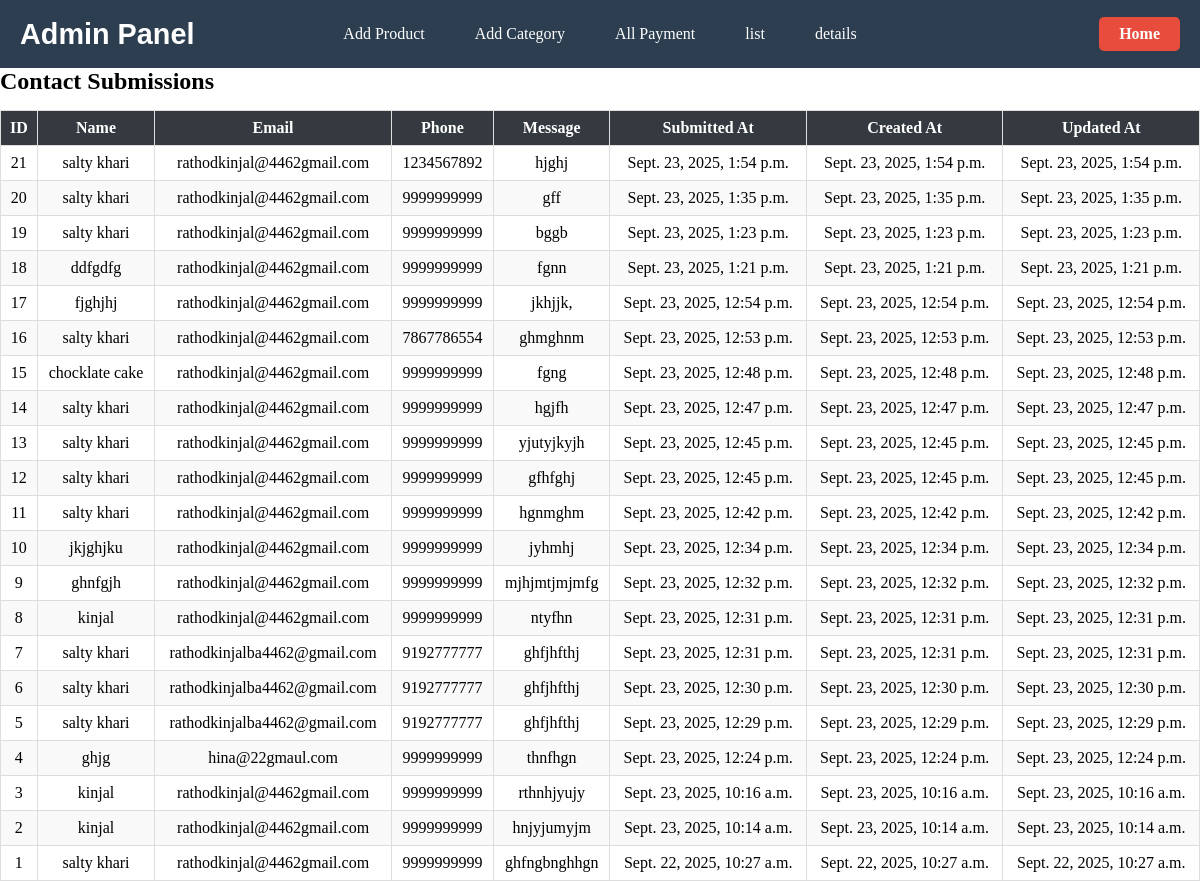
Page /contact-details/ on the earlier database version.
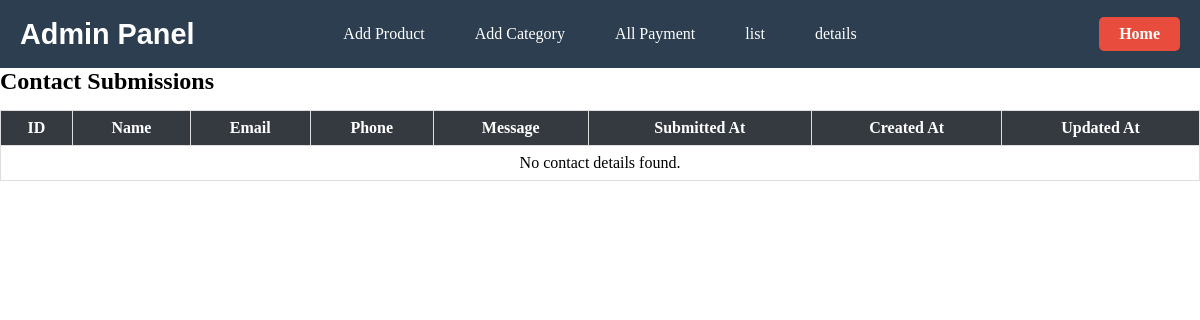
Same page on the later database version.
### bakery/models.py (models this page shows, shortened)
class ContactForm(models.Model):
    name = models.CharField(max_length=50)
    email = models.EmailField()
    phone = models.CharField(max_length=20, blank=True)
    message = models.TextField(max_length=180, blank=True)
    submitted_at = models.DateTimeField(auto_now_add=True)
    created_at = models.DateTimeField(default=timezone.now)
    updated_at = models.DateTimeField(auto_now=True)

### bakery/views.py (the view)
# urls.py: path("contact-details/", views.contact_detail, name="contact_detail"),
def contact_detail(request):
    contacts = ContactForm.objects.values("id", "name", "email", "phone", "message", "submitted_at", "created_at", "updated_at").order_by("-submitted_at")
    return render(request, 'admin/contact_details.html', {"contacts": contacts})

### bakery/templates/admin/contact_details.html (shortened to what this page needs)
{% extends "admin/admin_base.html" %}
{% load static %}
{% block content %}
<h2>Contact Submissions</h2>
<table>
    <thead>
        <tr>
            <th>ID</th>
            <th>Name</th>
            <th>Email</th>
            <th>Phone</th>
            <th>Message</th>
            <th>Submitted At</th>
            <th>Created At</th>
            <th>Updated At</th>
        </tr>
    </thead>
    <tbody>
        {% for contact in contacts %}
        <tr>
            <td>{{ contact.id }}</td>
            <td>{{ contact.name }}</td>
            <td>{{ contact.email }}</td>
            <td>{{ contact.phone }}</td>
            <td>{{ contact.message }}</td>
            <td>{{ contact.submitted_at }}</td>
            <td>{{ contact.created_at }}</td>
            <td>{{ contact.updated_at }}</td>
        </tr>
        {% empty %}
        <tr>
            <td colspan="8">No contact details found.</td>
        </tr>
        {% endfor %}
    </tbody>
</table>
{% endblock %}

Differences in the rows shown:
removed ContactForm: id "21", name "salty khari", email "rathodkinjal@4462gmail.com", phone "1234567892", message "hjghj", submitted_at "Sept. 23, 2025, 1:54 p.m.", created_at "Sept. 23, 2025, 1:54 p.m.", updated_at "Sept. 23, 2025, 1:54 p.m."
removed ContactForm: id "20", name "salty khari", email "rathodkinjal@4462gmail.com", phone "9999999999", message "gff", submitted_at "Sept. 23, 2025, 1:35 p.m.", created_at "Sept. 23, 2025, 1:35 p.m.", updated_at "Sept. 23, 2025, 1:35 p.m."
removed ContactForm: id "19", name "salty khari", email "rathodkinjal@4462gmail.com", phone "9999999999", message "bggb", submitted_at "Sept. 23, 2025, 1:23 p.m.", created_at "Sept. 23, 2025, 1:23 p.m.", updated_at "Sept. 23, 2025, 1:23 p.m."
removed ContactForm: id "18", name "ddfgdfg", email "rathodkinjal@4462gmail.com", phone "9999999999", message "fgnn", submitted_at "Sept. 23, 2025, 1:21 p.m.", created_at "Sept. 23, 2025, 1:21 p.m.", updated_at "Sept. 23, 2025, 1:21 p.m."
removed ContactForm: id "17", name "fjghjhj", email "rathodkinjal@4462gmail.com", phone "9999999999", message "jkhjjk,", submitted_at "Sept. 23, 2025, 12:54 p.m.", created_at "Sept. 23, 2025, 12:54 p.m.", updated_at "Sept. 23, 2025, 12:54 p.m."
removed ContactForm: id "16", name "salty khari", email "rathodkinjal@4462gmail.com", phone "7867786554", message "ghmghnm", submitted_at "Sept. 23, 2025, 12:53 p.m.", created_at "Sept. 23, 2025, 12:53 p.m.", updated_at "Sept. 23, 2025, 12:53 p.m."
removed ContactForm: id "15", name "chocklate cake", email "rathodkinjal@4462gmail.com", phone "9999999999", message "fgng", submitted_at "Sept. 23, 2025, 12:48 p.m.", created_at "Sept. 23, 2025, 12:48 p.m.", updated_at "Sept. 23, 2025, 12:48 p.m."
removed ContactForm: id "14", name "salty khari", email "rathodkinjal@4462gmail.com", phone "9999999999", message "hgjfh", submitted_at "Sept. 23, 2025, 12:47 p.m.", created_at "Sept. 23, 2025, 12:47 p.m.", updated_at "Sept. 23, 2025, 12:47 p.m."
removed ContactForm: id "13", name "salty khari", email "rathodkinjal@4462gmail.com", phone "9999999999", message "yjutyjkyjh", submitted_at "Sept. 23, 2025, 12:45 p.m.", created_at "Sept. 23, 2025, 12:45 p.m.", updated_at "Sept. 23, 2025, 12:45 p.m."
removed ContactForm: id "12", name "salty khari", email "rathodkinjal@4462gmail.com", phone "9999999999", message "gfhfghj", submitted_at "Sept. 23, 2025, 12:45 p.m.", created_at "Sept. 23, 2025, 12:45 p.m.", updated_at "Sept. 23, 2025, 12:45 p.m."
removed ContactForm: id "11", name "salty khari", email "rathodkinjal@4462gmail.com", phone "9999999999", message "hgnmghm", submitted_at "Sept. 23, 2025, 12:42 p.m.", created_at "Sept. 23, 2025, 12:42 p.m.", updated_at "Sept. 23, 2025, 12:42 p.m."
removed ContactForm: id "10", name "jkjghjku", email "rathodkinjal@4462gmail.com", phone "9999999999", message "jyhmhj", submitted_at "Sept. 23, 2025, 12:34 p.m.", created_at "Sept. 23, 2025, 12:34 p.m.", updated_at "Sept. 23, 2025, 12:34 p.m."
removed ContactForm: id "9", name "ghnfgjh", email "rathodkinjal@4462gmail.com", phone "9999999999", message "mjhjmtjmjmfg", submitted_at "Sept. 23, 2025, 12:32 p.m.", created_at "Sept. 23, 2025, 12:32 p.m.", updated_at "Sept. 23, 2025, 12:32 p.m."
removed ContactForm: id "8", name "kinjal", email "rathodkinjal@4462gmail.com", phone "9999999999", message "ntyfhn", submitted_at "Sept. 23, 2025, 12:31 p.m.", created_at "Sept. 23, 2025, 12:31 p.m.", updated_at "Sept. 23, 2025, 12:31 p.m."
removed ContactForm: id "7", name "salty khari", email "rathodkinjalba4462@gmail.com", phone "9192777777", message "ghfjhfthj", submitted_at "Sept. 23, 2025, 12:31 p.m.", created_at "Sept. 23, 2025, 12:31 p.m.", updated_at "Sept. 23, 2025, 12:31 p.m."
removed ContactForm: id "6", name "salty khari", email "rathodkinjalba4462@gmail.com", phone "9192777777", message "ghfjhfthj", submitted_at "Sept. 23, 2025, 12:30 p.m.", created_at "Sept. 23, 2025, 12:30 p.m.", updated_at "Sept. 23, 2025, 12:30 p.m."
removed ContactForm: id "5", name "salty khari", email "rathodkinjalba4462@gmail.com", phone "9192777777", message "ghfjhfthj", submitted_at "Sept. 23, 2025, 12:29 p.m.", created_at "Sept. 23, 2025, 12:29 p.m.", updated_at "Sept. 23, 2025, 12:29 p.m."
removed ContactForm: id "4", name "ghjg", email "hina@22gmaul.com", phone "9999999999", message "thnfhgn", submitted_at "Sept. 23, 2025, 12:24 p.m.", created_at "Sept. 23, 2025, 12:24 p.m.", updated_at "Sept. 23, 2025, 12:24 p.m."
removed ContactForm: id "3", name "kinjal", email "rathodkinjal@4462gmail.com", phone "9999999999", message "rthnhjyujy", submitted_at "Sept. 23, 2025, 10:16 a.m.", created_at "Sept. 23, 2025, 10:16 a.m.", updated_at "Sept. 23, 2025, 10:16 a.m."
removed ContactForm: id "2", name "kinjal", email "rathodkinjal@4462gmail.com", phone "9999999999", message "hnjyjumyjm", submitted_at "Sept. 23, 2025, 10:14 a.m.", created_at "Sept. 23, 2025, 10:14 a.m.", updated_at "Sept. 23, 2025, 10:14 a.m."
removed ContactForm: id "1", name "salty khari", email "rathodkinjal@4462gmail.com", phone "9999999999", message "ghfngbnghhgn", submitted_at "Sept. 22, 2025, 10:27 a.m.", created_at "Sept. 22, 2025, 10:27 a.m.", updated_at "Sept. 22, 2025, 10:27 a.m."
Other differences:
text now shown: "No contact details found."
